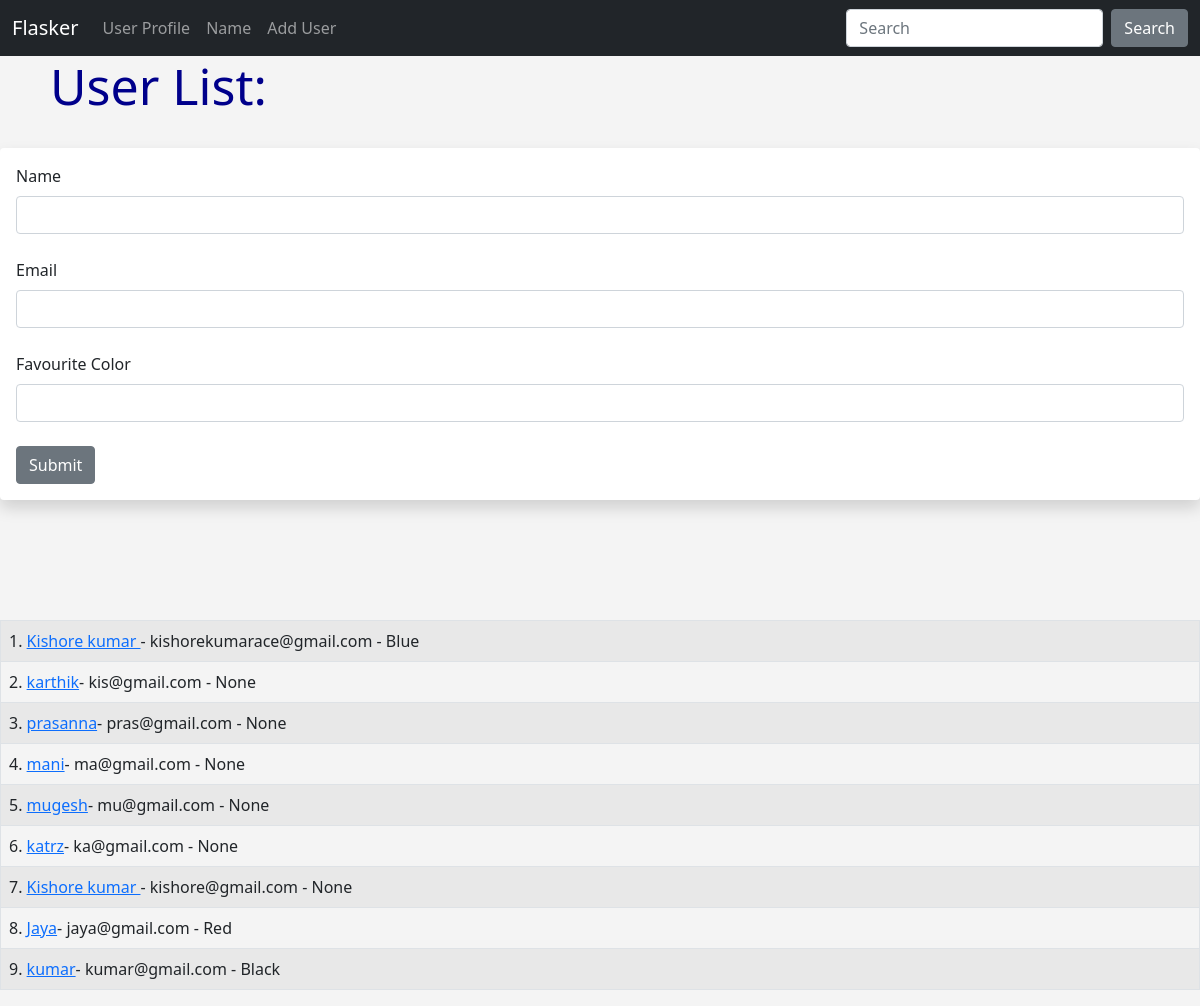
Screenshot of /user/add with the database file from the repository.
### hello.py (models this page shows, shortened)
class Users(db.Model):
	id=db.Column(db.Integer,primary_key=True)
	name=db.Column(db.String(200),nullable=False)
	email=db.Column(db.String(120),nullable=False,unique=True)
	favourite_color=db.Column(db.String(120))
	date_added=db.Column(db.DateTime,default=datetime.utcnow)

### hello.py (the view, shortened to what this page needs)
@app.route('/user/add',methods=['GET','POST'])
def add_user():
	name=None
	form=UserForm()
	our_users=Users.query.order_by(Users.date_added)
	return render_template('create_user.html',form=form,name=name,our_users=our_users)

### hello.py
class UserForm(FlaskForm):
	name=StringField("Name",validators=[DataRequired()])
	email=StringField("Email",validators=[DataRequired()])
	favourite_color=StringField("Favourite Color")
	submit=SubmitField("Submit")

### Templates/create_user.html (shortened to what this page needs)
{% extends 'base.html' %}
{% block content %}
{% if name %}
    <h1>User Added !</h1>
    <br/><br/>
    <table class="table table-hover table-bordered table-striped">
        {% for our_user in our_users%}
            <tr>
                <td>{{our_user.id }}. <a href="#">{{our_user.name}}</a>- {{ our_user.email}} - {{our_user.favourite_color}}</td>
            </tr>
        {% endfor %}
    </table>
{% else %}
    <h1>User List:</h1>
    <br/>
    <div class="shadow p-3 mb-5 bg-body rounded">
    <form method="POST">
        {{ form.name.label(
            class="form-label")  }}
        {{ form.name(
            class="form-control") }}
        <br/>
        {{ form.email.label(
            class="form-label")  }}
        {{ form.email(
            class="form-control") }}
        <br/>
        {{ form.favourite_color.label(
            class="form-label")  }}
        {{ form.favourite_color(
            class="form-control") }}
        <br/>
        {{ form.submit(
            class="btn btn-secondary"
        ) }}
    </form>
</div>
<br/><br/><br/>
<table class="table table-hover table-bordered table-striped">
    {% for our_user in our_users%}
        <tr>
            <td>{{our_user.id }}.  <a href="{{url_for('update',id=our_user.id)}}">{{our_user.name}}</a>- {{ our_user.email}} - {{our_user.favourite_color}}</td>
        </tr>
    {% endfor %}
</table>
{% endif %}
{% endblock %}

### Templates/base.html (shortened to what this page needs)
<!doctype html>
<html lang="en">
  <head>
    <link href="https://cdn.jsdelivr.net/npm/bootstrap@5.0.2/dist/css/bootstrap.min.css" rel="stylesheet">
    <link rel="stylesheet" href="{{ url_for('static',filename='css/style.css')}}"/>
  </head>
  <body>
    {% include 'navbar.html' %}
    {% block content %}
    {% endblock %}
  </body>
</html>

### Templates/navbar.html (shortened to what this page needs)
<nav class="navbar navbar-expand-lg navbar-dark bg-dark">
    <div class="container-fluid">
      <a class="navbar-brand" href="{{url_for('homepage')}}">Flasker</a>
      <div class="collapse navbar-collapse" id="navbarSupportedContent">
        <ul class="navbar-nav me-auto mb-2 mb-lg-0">
          <li class="nav-item">
            <a class="nav-link" href="{{url_for('index',name='Kishore Kumar R')}}">User Profile</a>
          </li>
          <li class="nav-item">
            <a class="nav-link" href="{{url_for('name')}}">Name</a>
          </li>
          <li class="nav-item">
            <a class="nav-link" href="{{url_for('add_user')}}">Add User</a>
          </li>
        </ul>
        <form class="d-flex">
          <input class="form-control me-2" type="search" placeholder="Search" aria-label="Search">
          <button class="btn btn-secondary" type="submit">Search</button>
        </form>
      </div>
    </div>
  </nav>

### static/css/style.css (style rules this page uses)
h1 { color:darkblue; font-size: 50px; margin-left: 50px; }
body { background:#f4f4f4; }

### rows the page displays
Users: id "1", name "Kishore kumar", email "kishorekumarace@gmail.com", favourite_color "Blue"
Users: id "2", name "karthik", email "kis@gmail.com", favourite_color "None"
Users: id "3", name "prasanna", email "pras@gmail.com", favourite_color "None"
Users: id "4", name "mani", email "ma@gmail.com", favourite_color "None"
Users: id "5", name "mugesh", email "mu@gmail.com", favourite_color "None"
Users: id "6", name "katrz", email "ka@gmail.com", favourite_color "None"
Users: id "7", name "Kishore kumar", email "kishore@gmail.com", favourite_color "None"
Users: id "8", name "Jaya", email "jaya@gmail.com", favourite_color "Red"
Users: id "9", name "kumar", email "kumar@gmail.com", favourite_color "Black"
